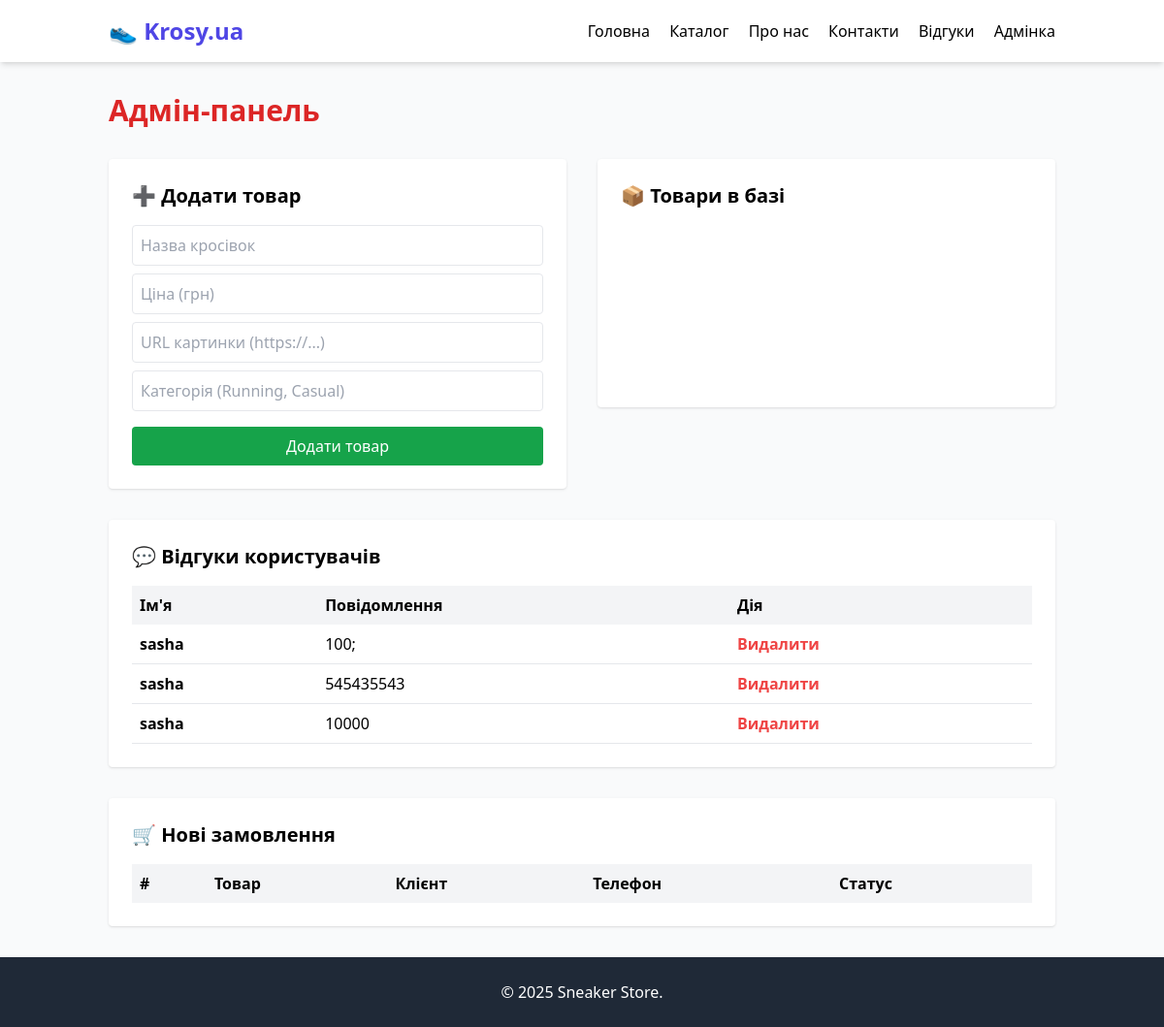
/admin, run on an earlier commit of the app's database.
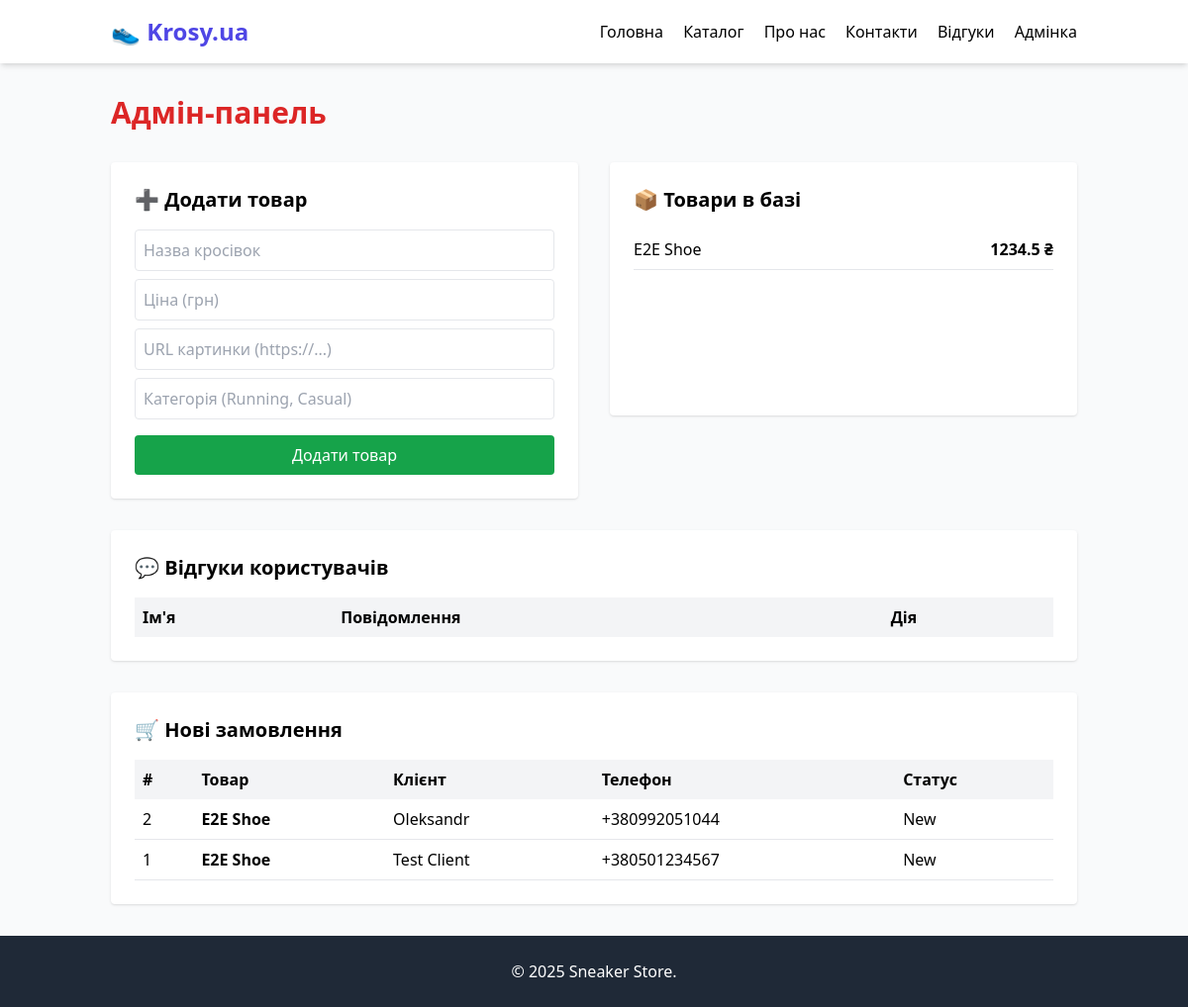
And on a later commit of the database.
### tables this page shows
CREATE TABLE feedback (
            id INTEGER PRIMARY KEY AUTOINCREMENT,
            name TEXT NOT NULL,
            email TEXT NOT NULL,
            message TEXT NOT NULL,
            rating INTEGER DEFAULT 5
        );

CREATE TABLE products (
            id INTEGER PRIMARY KEY AUTOINCREMENT,
            name TEXT NOT NULL,
            price REAL NOT NULL,
            image TEXT,
            category TEXT
        );

CREATE TABLE orders (
            id INTEGER PRIMARY KEY AUTOINCREMENT,
            product_id INTEGER NOT NULL,
            customer_name TEXT NOT NULL,
            customer_phone TEXT NOT NULL,
            status TEXT DEFAULT 'New',
            FOREIGN KEY (product_id) REFERENCES products (id)
        );

### routes/admin.py (the view, shortened to what this page needs)
@admin_bp.route('/admin', methods=['GET', 'POST'])
def admin_panel():
    reviews = get_all_feedback()
    products = get_all_products()
    orders = get_all_orders()
    return render_template('admin.html', title="Адмін-панель", reviews=reviews, products=products, orders=orders)

### models.py (called while the page is built)
def get_db_connection():
    conn = sqlite3.connect('db.sqlite')
    conn.row_factory = sqlite3.Row
    return conn

def get_all_feedback():
    conn = get_db_connection()
    reviews = conn.execute('SELECT * FROM feedback ORDER BY id DESC').fetchall()
    conn.close()
    return reviews

def get_all_products():
    conn = get_db_connection()
    products = conn.execute('SELECT * FROM products').fetchall()
    conn.close()
    return products

def get_all_orders():
    conn = get_db_connection()
    query = '''
        SELECT orders.id, orders.customer_name, orders.customer_phone, orders.status, products.name as product_name, products.price
        FROM orders
        JOIN products ON orders.product_id = products.id
        ORDER BY orders.id DESC
    '''
    orders = conn.execute(query).fetchall()
    conn.close()
    return orders

### templates/admin.html
{% extends "base.html" %}
{% block content %}
<div class="max-w-6xl mx-auto">
    <h1 class="text-3xl font-bold mb-8 text-red-600">Адмін-панель</h1>
    <div class="grid grid-cols-1 md:grid-cols-2 gap-8">
        <div class="bg-white p-6 rounded shadow">
            <h2 class="text-xl font-bold mb-4">➕ Додати товар</h2>
            <form method="POST" action="/admin">
                <input type="text" name="name" placeholder="Назва кросівок" required class="w-full border p-2 mb-2 rounded">
                <input type="number" name="price" placeholder="Ціна (грн)" required class="w-full border p-2 mb-2 rounded">
                <input type="text" name="image" placeholder="URL картинки (https://...)" required class="w-full border p-2 mb-2 rounded">
                <input type="text" name="category" placeholder="Категорія (Running, Casual)" required class="w-full border p-2 mb-4 rounded">
                <button type="submit" class="bg-green-600 text-white w-full py-2 rounded hover:bg-green-700">Додати товар</button>
            </form>
        </div>
        <div class="bg-white p-6 rounded shadow overflow-y-auto h-64">
            <h2 class="text-xl font-bold mb-4">📦 Товари в базі</h2>
            <ul>
                {% for product in products %}
                <li class="border-b py-2 flex justify-between">
                    <span>{{ product['name'] }}</span>
                    <span class="font-bold">{{ product['price'] }} ₴</span>
                </li>
                {% endfor %}
            </ul>
        </div>
    </div>
    <div class="mt-8 bg-white p-6 rounded shadow">
        <h2 class="text-xl font-bold mb-4">💬 Відгуки користувачів</h2>
        <table class="w-full text-left">
            <thead>
                <tr class="bg-gray-100">
                    <th class="p-2">Ім'я</th>
                    <th class="p-2">Повідомлення</th>
                    <th class="p-2">Дія</th>
                </tr>
            </thead>
            <tbody>
                {% for review in reviews %}
                <tr class="border-b">
                    <td class="p-2 font-bold">{{ review['name'] }}</td>
                    <td class="p-2">{{ review['message'] }}</td>
                    <td class="p-2">
                        <a href="/admin/delete_feedback/{{ review['id'] }}" class="text-red-500 hover:text-red-700 font-bold">Видалити</a>
                    </td>
                </tr>
                {% endfor %}
            </tbody>
        </table>
    </div>
    <div class="mt-8 bg-white p-6 rounded shadow">
        <h2 class="text-xl font-bold mb-4">🛒 Нові замовлення</h2>
        <table class="w-full text-left">
            <thead>
                <tr class="bg-gray-100">
                    <th class="p-2">#</th>
                    <th class="p-2">Товар</th>
                    <th class="p-2">Клієнт</th>
                    <th class="p-2">Телефон</th>
                    <th class="p-2">Статус</th>
                </tr>
            </thead>
            <tbody>
                {% for order in orders %}
                <tr class="border-b">
                    <td class="p-2">{{ order['id'] }}</td>
                    <td class="p-2 font-bold">{{ order['product_name'] }}</td>
                    <td class="p-2">{{ order['customer_name'] }}</td>
                    <td class="p-2">{{ order['customer_phone'] }}</td>
                    <td class="p-2">{{ order['status'] }}</td>
                </tr>
                {% endfor %}
            </tbody>
        </table>
    </div>
</div>
{% endblock %}

### templates/base.html (shortened to what this page needs)
<!DOCTYPE html>
<html lang="uk">
<head>
    <script src="https://cdn.tailwindcss.com"></script>
</head>
<body class="bg-gray-50 flex flex-col min-h-screen font-sans">
    <nav class="bg-white shadow-md">
        <div class="container mx-auto px-6 py-4 flex justify-between items-center">
            <a href="/" class="text-2xl font-bold text-indigo-600">👟 Krosy.ua</a>
            <div class="space-x-4">
                <a href="/" class="hover:text-indigo-600">Головна</a>
                <a href="/catalog" class="hover:text-indigo-600">Каталог</a>
                <a href="/about" class="hover:text-indigo-600">Про нас</a>
                <a href="/contacts" class="hover:text-indigo-600">Контакти</a>
                <a href="/feedback" class="hover:text-indigo-600">Відгуки</a>
                <a href="/admin" class="hover:text-indigo-600">Адмінка</a>
            </div>
        </div>
    </nav>
    <main class="container mx-auto px-6 py-8 flex-grow">
        {% block content %}{% endblock %}
    </main>
    <footer class="bg-gray-800 text-white py-6 mt-auto text-center">
        <p>&copy; 2025 Sneaker Store.</p>
    </footer>
</body>
</html>

What changed in the data, as far as the page shows it:
removed feedback: name "sasha", message "100;"
removed feedback: name "sasha", message "545435543"
removed feedback: name "sasha", message "10000"
added products: name "E2E Shoe", price "1234.5"
added orders: id "2", product_name "E2E Shoe", customer_name "Oleksandr", customer_phone "+380992051044", status "New"
added orders: id "1", product_name "E2E Shoe", customer_name "Test Client", customer_phone "+380501234567", status "New"
